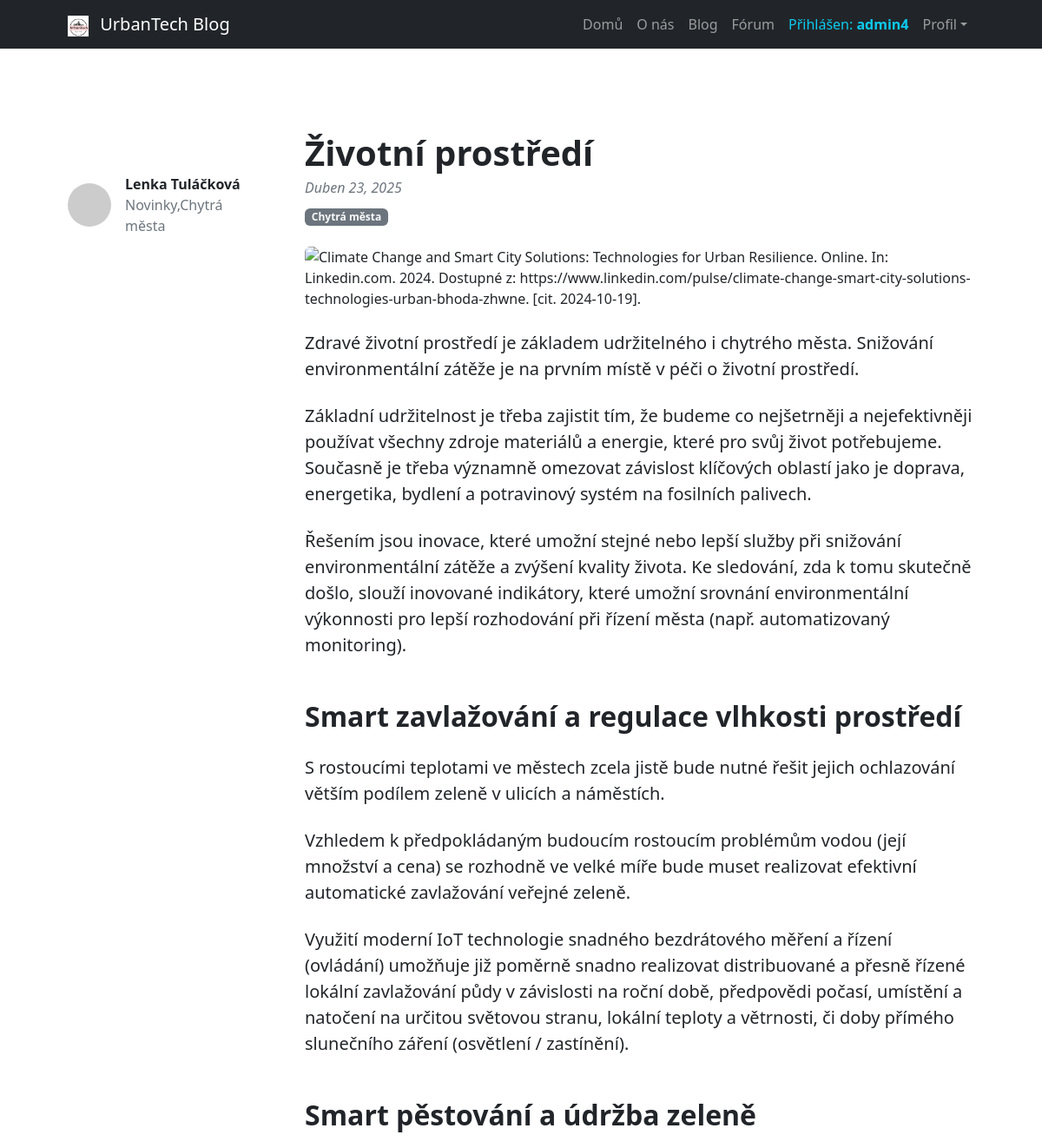
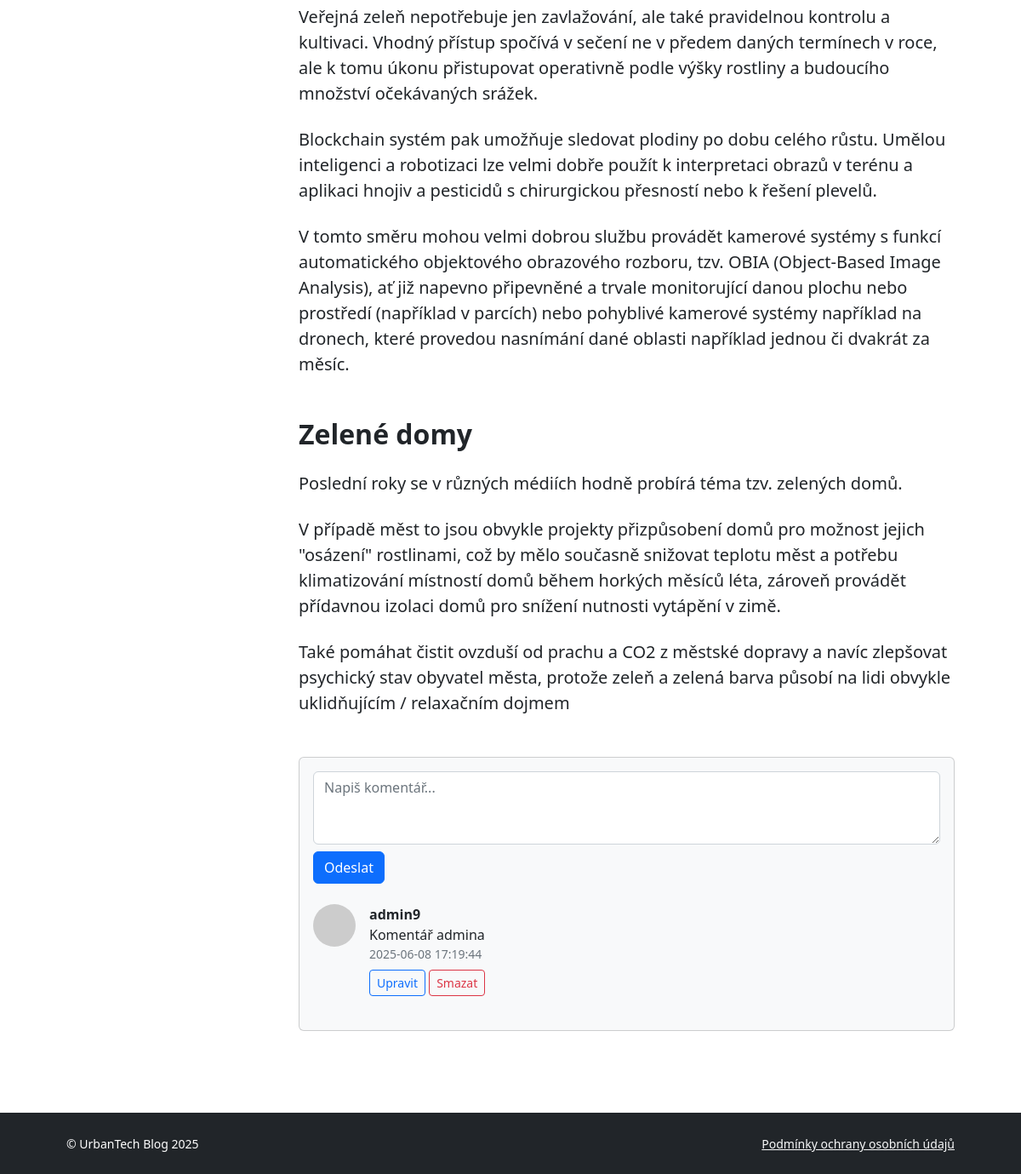
/Views/pages/blog-p_3.php (signed in), run on the app's committed database (2 pictures, top to bottom).
### tables this page shows
CREATE TABLE `blog_comments` (
  `id` int(11) NOT NULL,
  `post_id` int(11) NOT NULL,
  `user_id` int(11) NOT NULL,
  `content` text NOT NULL,
  `created_at` datetime DEFAULT current_timestamp()
);

CREATE TABLE `blog_users` (
  `id` int(11) NOT NULL,
  `username` varchar(100) NOT NULL,
  `first_name` varchar(100) DEFAULT NULL,
  `last_name` varchar(100) DEFAULT NULL,
  `email` varchar(255) NOT NULL,
  `password` varchar(255) NOT NULL,
  `role` enum('user','admin') DEFAULT 'user',
  `created_at` timestamp NOT NULL DEFAULT current_timestamp()
);

### Controllers/commentController.php (called while the page is built, shortened)
<?php
require_once __DIR__ . '/../Models/database.php';
require_once __DIR__ . '/../Models/comments.php';
class CommentController
{
    private $commentModel;
    public function __construct()
    {
        $pdo = (new Database())->getConnection();
        $this->commentModel = new Comment($pdo);
    }
    public function getComments($post_id)
    {
        try {
            return $this->commentModel->getByPost($post_id);
        } catch (Throwable $e) {
            return [];
        }
    }
}

### Models/comments.php (called while the page is built, shortened)
<?php
class Comment
{
    private $db;
    public function __construct($pdo)
    {
        $this->db = $pdo;
    }
    public function getByPost($postId)
    {
        $stmt = $this->db->prepare("SELECT c.*, u.username
                                    FROM blog_comments c
                                    JOIN blog_users u ON c.user_id = u.id
                                    WHERE c.post_id = ?
                                    ORDER BY c.created_at DESC");
        $stmt->execute([$postId]);
        return $stmt->fetchAll(PDO::FETCH_ASSOC);
    }
}

### Views/pages/komentare.php (the view, shortened to what this page needs)
<section class="mt-5">
    <div class="card bg-light">
        <div class="card-body">
            <?php if (isset($_SESSION['user_id'])): ?>
                <form method="post" class="mb-4">
                    <textarea class="form-control" name="content" rows="3" placeholder="Napiš komentář..." required></textarea>
                    <button type="submit" class="btn btn-primary mt-2">Odeslat</button>
                </form>
            <?php else: ?>
                <p><a href="../auth/login.php">Přihlas se</a>, abys mohl(a) přidat komentář.</p>
            <?php endif; ?>
            <?php foreach ($comments as $comment): ?>
                <div class="d-flex mb-4">
                    <div class="flex-shrink-0">
                        <img class="rounded-circle" src="https://dummyimage.com/50x50/ced4da/6c757d.jpg" alt="profil" />
                    </div>
                    <div class="ms-3">
                        <div class="fw-bold"><?= htmlspecialchars($comment['username']) ?></div>
                        <?= nl2br(htmlspecialchars($comment['content'])) ?>
                        <div class="text-muted small"><?= $comment['created_at'] ?></div>
                        <?php if (
                            isset($_SESSION['user_id']) &&
                            ($_SESSION['user_id'] == $comment['user_id'] || $_SESSION['role'] === 'admin')
                        ): ?>
                            <div class="mt-2">
                                <a href="edit_comment.php?id=<?= $comment['id'] ?>" class="btn btn-sm btn-outline-primary">Upravit</a>
                                <form method="post" action="../../Controllers/delete_comment.php" class="d-inline" onsubmit="return confirm('Opravdu chcete smazat tento komentář?');">
                                    <button type="submit" class="btn btn-sm btn-outline-danger">Smazat</button>
                                </form>
                            </div>
                        <?php endif; ?>
                    </div>
                </div>
            <?php endforeach; ?>
        </div>
    </div>
</section>

### data on the page
blog_comments: user.username "admin9", content "Komentář admina", created_at "2025-06-08 17:19:44"

### other printed values
$_SESSION['username'] "admin4"
